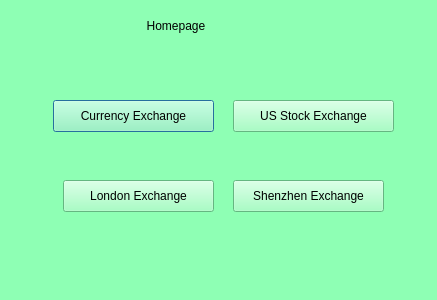
<?xml version="1.0" encoding="UTF-8"?>
<ui version="4.0">
 <class>Dialog</class>
 <widget class="QDialog" name="Dialog">
  <property name="geometry">
   <rect>
    <x>0</x>
    <y>0</y>
    <width>437</width>
    <height>300</height>
   </rect>
  </property>
  <property name="windowTitle">
   <string>Dialog</string>
  </property>
  <property name="styleSheet">
   <string notr="true">background-color: rgb(142, 255, 180);</string>
  </property>
  <widget class="QLabel" name="label">
   <property name="geometry">
    <rect>
     <x>110</x>
     <y>10</y>
     <width>161</width>
     <height>31</height>
    </rect>
   </property>
   <property name="styleSheet">
    <string notr="true">font: 18pt &quot;.SF NS Text&quot;;</string>
   </property>
   <property name="text">
    <string>           Homepage</string>
   </property>
  </widget>
  <widget class="QPushButton" name="pushButton">
   <property name="geometry">
    <rect>
     <x>53</x>
     <y>100</y>
     <width>161</width>
     <height>32</height>
    </rect>
   </property>
   <property name="text">
    <string>Currency Exchange</string>
   </property>
  </widget>
  <widget class="QPushButton" name="pushButton_2">
   <property name="geometry">
    <rect>
     <x>63</x>
     <y>180</y>
     <width>151</width>
     <height>32</height>
    </rect>
   </property>
   <property name="text">
    <string>London Exchange</string>
   </property>
  </widget>
  <widget class="QPushButton" name="pushButton_3">
   <property name="geometry">
    <rect>
     <x>233</x>
     <y>180</y>
     <width>151</width>
     <height>32</height>
    </rect>
   </property>
   <property name="text">
    <string>Shenzhen Exchange</string>
   </property>
  </widget>
  <widget class="QPushButton" name="pushButton_4">
   <property name="geometry">
    <rect>
     <x>233</x>
     <y>100</y>
     <width>161</width>
     <height>32</height>
    </rect>
   </property>
   <property name="text">
    <string>US Stock Exchange</string>
   </property>
  </widget>
 </widget>
 <layoutdefault spacing="6" margin="11"/>
 <resources/>
 <connections/>
</ui>
